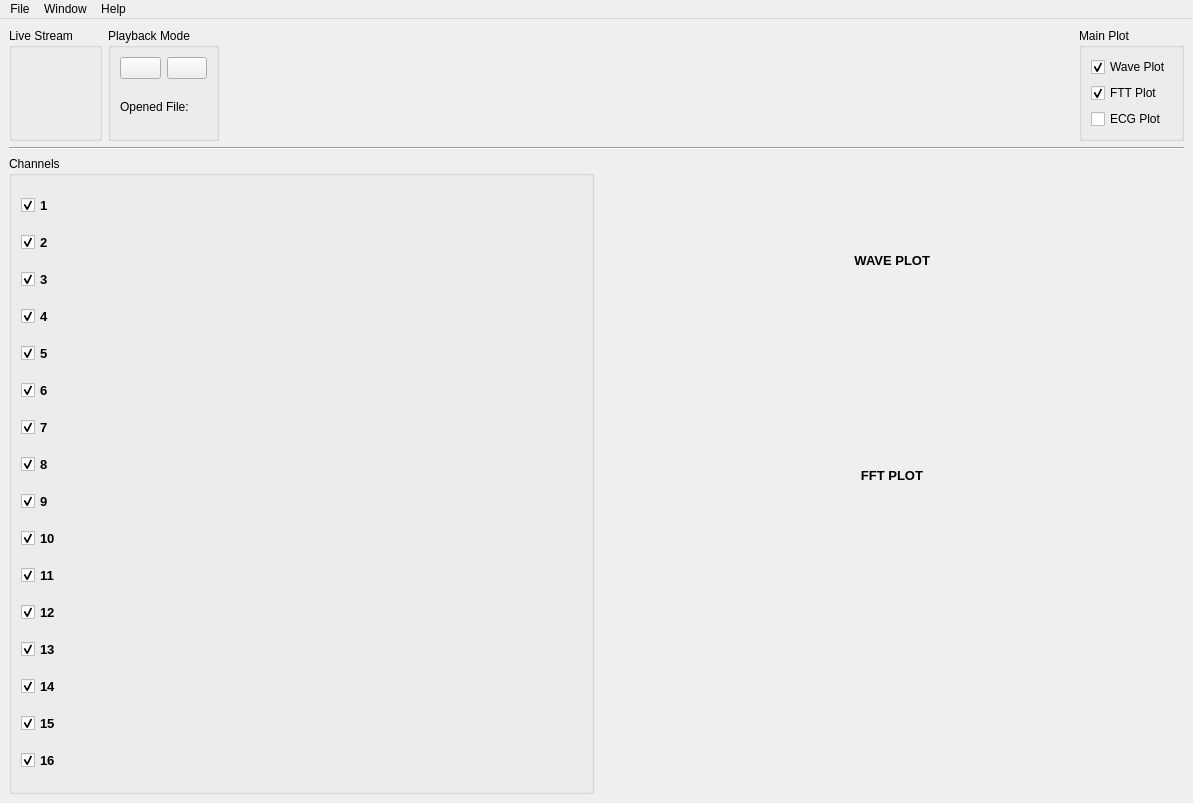
<?xml version="1.0" encoding="UTF-8"?>
<ui version="4.0">
 <class>MainWindow</class>
 <widget class="QMainWindow" name="MainWindow">
  <property name="geometry">
   <rect>
    <x>0</x>
    <y>0</y>
    <width>1193</width>
    <height>803</height>
   </rect>
  </property>
  <property name="windowTitle">
   <string>EEG/ECG Reader [Cyton]</string>
  </property>
  <property name="styleSheet">
   <string notr="true"/>
  </property>
  <widget class="QWidget" name="centralwidget">
   <layout class="QVBoxLayout" name="verticalLayout_2">
    <item>
     <layout class="QHBoxLayout" name="toolbar">
      <item>
       <widget class="QGroupBox" name="groupBox_3">
        <property name="title">
         <string>Live Stream</string>
        </property>
        <layout class="QVBoxLayout" name="verticalLayout_5"/>
       </widget>
      </item>
      <item>
       <widget class="QGroupBox" name="groupBox_4">
        <property name="title">
         <string>Playback Mode</string>
        </property>
        <layout class="QVBoxLayout" name="verticalLayout_7">
         <item>
          <layout class="QHBoxLayout" name="horizontalLayout_6">
           <item>
            <layout class="QVBoxLayout" name="verticalLayout_11">
             <item>
              <layout class="QHBoxLayout" name="horizontalLayout_7">
               <item>
                <widget class="QPushButton" name="playButton">
                 <property name="cursor">
                  <cursorShape>PointingHandCursor</cursorShape>
                 </property>
                 <property name="styleSheet">
                  <string notr="true"/>
                 </property>
                 <property name="text">
                  <string/>
                 </property>
                 <property name="icon">
                  <iconset>
                   <normaloff>../SVG/playButton.svg</normaloff>../SVG/playButton.svg</iconset>
                 </property>
                 <property name="iconSize">
                  <size>
                   <width>30</width>
                   <height>30</height>
                  </size>
                 </property>
                </widget>
               </item>
               <item>
                <widget class="QPushButton" name="pauseButton">
                 <property name="cursor">
                  <cursorShape>PointingHandCursor</cursorShape>
                 </property>
                 <property name="styleSheet">
                  <string notr="true"/>
                 </property>
                 <property name="text">
                  <string/>
                 </property>
                 <property name="icon">
                  <iconset>
                   <normaloff>../SVG/stopButton.svg</normaloff>../SVG/stopButton.svg</iconset>
                 </property>
                 <property name="iconSize">
                  <size>
                   <width>30</width>
                   <height>30</height>
                  </size>
                 </property>
                </widget>
               </item>
              </layout>
             </item>
            </layout>
           </item>
          </layout>
         </item>
         <item>
          <layout class="QHBoxLayout" name="horizontalLayout_8">
           <item>
            <widget class="QLabel" name="label_3">
             <property name="text">
              <string>Opened File: </string>
             </property>
            </widget>
           </item>
           <item>
            <widget class="QLabel" name="openedFileLabel">
             <property name="font">
              <font>
               <weight>75</weight>
               <bold>true</bold>
              </font>
             </property>
             <property name="text">
              <string/>
             </property>
             <property name="alignment">
              <set>Qt::AlignCenter</set>
             </property>
            </widget>
           </item>
          </layout>
         </item>
        </layout>
       </widget>
      </item>
      <item>
       <spacer name="horizontalSpacer">
        <property name="orientation">
         <enum>Qt::Horizontal</enum>
        </property>
        <property name="sizeHint" stdset="0">
         <size>
          <width>40</width>
          <height>20</height>
         </size>
        </property>
       </spacer>
      </item>
      <item>
       <widget class="QGroupBox" name="groupBox">
        <property name="title">
         <string>Main Plot</string>
        </property>
        <layout class="QVBoxLayout" name="verticalLayout_3">
         <item>
          <widget class="QCheckBox" name="wavePlotCheckBox">
           <property name="cursor">
            <cursorShape>PointingHandCursor</cursorShape>
           </property>
           <property name="toolTip">
            <string>Show/Hide Wave Plot</string>
           </property>
           <property name="text">
            <string>Wave Plot</string>
           </property>
           <property name="checked">
            <bool>true</bool>
           </property>
           <property name="tristate">
            <bool>false</bool>
           </property>
          </widget>
         </item>
         <item>
          <widget class="QCheckBox" name="fftPlotCheckBox">
           <property name="cursor">
            <cursorShape>PointingHandCursor</cursorShape>
           </property>
           <property name="toolTip">
            <string>Show/Hide FTT Plot</string>
           </property>
           <property name="text">
            <string>FTT Plot</string>
           </property>
           <property name="checked">
            <bool>true</bool>
           </property>
          </widget>
         </item>
         <item>
          <widget class="QCheckBox" name="ecgPlotCheckBox">
           <property name="cursor">
            <cursorShape>PointingHandCursor</cursorShape>
           </property>
           <property name="toolTip">
            <string>Show/Hide ECG Plot</string>
           </property>
           <property name="text">
            <string>ECG Plot</string>
           </property>
          </widget>
         </item>
        </layout>
       </widget>
      </item>
      <item>
       <layout class="QVBoxLayout" name="verticalLayout"/>
      </item>
     </layout>
    </item>
    <item>
     <widget class="Line" name="line">
      <property name="orientation">
       <enum>Qt::Horizontal</enum>
      </property>
     </widget>
    </item>
    <item>
     <layout class="QHBoxLayout" name="horizontalLayout_5">
      <item>
       <widget class="QGroupBox" name="groupBox_2">
        <property name="font">
         <font>
          <weight>50</weight>
          <bold>false</bold>
         </font>
        </property>
        <property name="styleSheet">
         <string notr="true"/>
        </property>
        <property name="title">
         <string>Channels</string>
        </property>
        <layout class="QHBoxLayout" name="horizontalLayout">
         <item>
          <layout class="QVBoxLayout" name="channelLayout">
           <property name="sizeConstraint">
            <enum>QLayout::SetDefaultConstraint</enum>
           </property>
           <item>
            <widget class="QCheckBox" name="CH1check">
             <property name="font">
              <font>
               <pointsize>10</pointsize>
               <weight>75</weight>
               <bold>true</bold>
              </font>
             </property>
             <property name="cursor">
              <cursorShape>PointingHandCursor</cursorShape>
             </property>
             <property name="styleSheet">
              <string notr="true"/>
             </property>
             <property name="text">
              <string>1</string>
             </property>
             <property name="checked">
              <bool>true</bool>
             </property>
            </widget>
           </item>
           <item>
            <widget class="QCheckBox" name="CH2check">
             <property name="font">
              <font>
               <pointsize>10</pointsize>
               <weight>75</weight>
               <bold>true</bold>
              </font>
             </property>
             <property name="cursor">
              <cursorShape>PointingHandCursor</cursorShape>
             </property>
             <property name="text">
              <string>2</string>
             </property>
             <property name="checked">
              <bool>true</bool>
             </property>
            </widget>
           </item>
           <item>
            <widget class="QCheckBox" name="CH3check">
             <property name="font">
              <font>
               <pointsize>10</pointsize>
               <weight>75</weight>
               <bold>true</bold>
              </font>
             </property>
             <property name="cursor">
              <cursorShape>PointingHandCursor</cursorShape>
             </property>
             <property name="text">
              <string>3</string>
             </property>
             <property name="checked">
              <bool>true</bool>
             </property>
            </widget>
           </item>
           <item>
            <widget class="QCheckBox" name="CH4check">
             <property name="font">
              <font>
               <pointsize>10</pointsize>
               <weight>75</weight>
               <bold>true</bold>
              </font>
             </property>
             <property name="cursor">
              <cursorShape>PointingHandCursor</cursorShape>
             </property>
             <property name="text">
              <string>4</string>
             </property>
             <property name="checked">
              <bool>true</bool>
             </property>
            </widget>
           </item>
           <item>
            <widget class="QCheckBox" name="CH5check">
             <property name="font">
              <font>
               <pointsize>10</pointsize>
               <weight>75</weight>
               <bold>true</bold>
              </font>
             </property>
             <property name="cursor">
              <cursorShape>PointingHandCursor</cursorShape>
             </property>
             <property name="text">
              <string>5</string>
             </property>
             <property name="checked">
              <bool>true</bool>
             </property>
            </widget>
           </item>
           <item>
            <widget class="QCheckBox" name="CH6check">
             <property name="font">
              <font>
               <pointsize>10</pointsize>
               <weight>75</weight>
               <bold>true</bold>
              </font>
             </property>
             <property name="cursor">
              <cursorShape>PointingHandCursor</cursorShape>
             </property>
             <property name="text">
              <string>6</string>
             </property>
             <property name="checked">
              <bool>true</bool>
             </property>
            </widget>
           </item>
           <item>
            <widget class="QCheckBox" name="CH7check">
             <property name="font">
              <font>
               <pointsize>10</pointsize>
               <weight>75</weight>
               <bold>true</bold>
              </font>
             </property>
             <property name="cursor">
              <cursorShape>PointingHandCursor</cursorShape>
             </property>
             <property name="text">
              <string>7</string>
             </property>
             <property name="checked">
              <bool>true</bool>
             </property>
            </widget>
           </item>
           <item>
            <widget class="QCheckBox" name="CH8check">
             <property name="font">
              <font>
               <pointsize>10</pointsize>
               <weight>75</weight>
               <bold>true</bold>
              </font>
             </property>
             <property name="cursor">
              <cursorShape>PointingHandCursor</cursorShape>
             </property>
             <property name="text">
              <string>8</string>
             </property>
             <property name="checked">
              <bool>true</bool>
             </property>
            </widget>
           </item>
           <item>
            <widget class="QCheckBox" name="CH9check">
             <property name="font">
              <font>
               <pointsize>10</pointsize>
               <weight>75</weight>
               <bold>true</bold>
              </font>
             </property>
             <property name="cursor">
              <cursorShape>PointingHandCursor</cursorShape>
             </property>
             <property name="text">
              <string>9</string>
             </property>
             <property name="checked">
              <bool>true</bool>
             </property>
            </widget>
           </item>
           <item>
            <widget class="QCheckBox" name="CH10check">
             <property name="font">
              <font>
               <pointsize>10</pointsize>
               <weight>75</weight>
               <bold>true</bold>
              </font>
             </property>
             <property name="cursor">
              <cursorShape>PointingHandCursor</cursorShape>
             </property>
             <property name="text">
              <string>10</string>
             </property>
             <property name="checked">
              <bool>true</bool>
             </property>
            </widget>
           </item>
           <item>
            <widget class="QCheckBox" name="CH11check">
             <property name="font">
              <font>
               <pointsize>10</pointsize>
               <weight>75</weight>
               <bold>true</bold>
              </font>
             </property>
             <property name="cursor">
              <cursorShape>PointingHandCursor</cursorShape>
             </property>
             <property name="text">
              <string>11</string>
             </property>
             <property name="checked">
              <bool>true</bool>
             </property>
            </widget>
           </item>
           <item>
            <widget class="QCheckBox" name="CH12check">
             <property name="font">
              <font>
               <pointsize>10</pointsize>
               <weight>75</weight>
               <bold>true</bold>
              </font>
             </property>
             <property name="cursor">
              <cursorShape>PointingHandCursor</cursorShape>
             </property>
             <property name="text">
              <string>12</string>
             </property>
             <property name="checked">
              <bool>true</bool>
             </property>
            </widget>
           </item>
           <item>
            <widget class="QCheckBox" name="CH13check">
             <property name="font">
              <font>
               <pointsize>10</pointsize>
               <weight>75</weight>
               <bold>true</bold>
              </font>
             </property>
             <property name="cursor">
              <cursorShape>PointingHandCursor</cursorShape>
             </property>
             <property name="text">
              <string>13</string>
             </property>
             <property name="checked">
              <bool>true</bool>
             </property>
            </widget>
           </item>
           <item>
            <widget class="QCheckBox" name="CH14check">
             <property name="font">
              <font>
               <pointsize>10</pointsize>
               <weight>75</weight>
               <bold>true</bold>
              </font>
             </property>
             <property name="cursor">
              <cursorShape>PointingHandCursor</cursorShape>
             </property>
             <property name="text">
              <string>14</string>
             </property>
             <property name="checked">
              <bool>true</bool>
             </property>
            </widget>
           </item>
           <item>
            <widget class="QCheckBox" name="CH15check">
             <property name="font">
              <font>
               <pointsize>10</pointsize>
               <weight>75</weight>
               <bold>true</bold>
              </font>
             </property>
             <property name="cursor">
              <cursorShape>PointingHandCursor</cursorShape>
             </property>
             <property name="text">
              <string>15</string>
             </property>
             <property name="checked">
              <bool>true</bool>
             </property>
            </widget>
           </item>
           <item>
            <widget class="QCheckBox" name="CH16check">
             <property name="font">
              <font>
               <pointsize>10</pointsize>
               <weight>75</weight>
               <bold>true</bold>
              </font>
             </property>
             <property name="cursor">
              <cursorShape>PointingHandCursor</cursorShape>
             </property>
             <property name="text">
              <string>16</string>
             </property>
             <property name="checked">
              <bool>true</bool>
             </property>
            </widget>
           </item>
          </layout>
         </item>
         <item>
          <layout class="QVBoxLayout" name="verticalLayout_4"/>
         </item>
        </layout>
       </widget>
      </item>
      <item>
       <layout class="QVBoxLayout" name="singleWaveLayout">
        <item>
         <widget class="QWidget" name="waveMainContainer" native="true">
          <layout class="QHBoxLayout" name="horizontalLayout_2">
           <item>
            <layout class="QVBoxLayout" name="verticalLayout_6">
             <item>
              <widget class="QLabel" name="label">
               <property name="font">
                <font>
                 <pointsize>10</pointsize>
                 <weight>75</weight>
                 <bold>true</bold>
                </font>
               </property>
               <property name="text">
                <string>WAVE PLOT</string>
               </property>
               <property name="alignment">
                <set>Qt::AlignRight|Qt::AlignTrailing|Qt::AlignVCenter</set>
               </property>
              </widget>
             </item>
             <item>
              <layout class="QHBoxLayout" name="waveContainer"/>
             </item>
            </layout>
           </item>
          </layout>
         </widget>
        </item>
        <item>
         <widget class="QWidget" name="fftMainContainer" native="true">
          <layout class="QHBoxLayout" name="horizontalLayout_3">
           <item>
            <layout class="QVBoxLayout" name="verticalLayout_8">
             <item>
              <widget class="QLabel" name="label_2">
               <property name="font">
                <font>
                 <pointsize>10</pointsize>
                 <weight>75</weight>
                 <bold>true</bold>
                </font>
               </property>
               <property name="text">
                <string>FFT PLOT</string>
               </property>
               <property name="alignment">
                <set>Qt::AlignRight|Qt::AlignTrailing|Qt::AlignVCenter</set>
               </property>
              </widget>
             </item>
             <item>
              <layout class="QHBoxLayout" name="fftContainer"/>
             </item>
            </layout>
           </item>
          </layout>
         </widget>
        </item>
        <item>
         <widget class="QWidget" name="ecgMainContainer" native="true">
          <layout class="QHBoxLayout" name="horizontalLayout_4">
           <item>
            <layout class="QHBoxLayout" name="ecgContainer"/>
           </item>
          </layout>
         </widget>
        </item>
       </layout>
      </item>
     </layout>
    </item>
   </layout>
  </widget>
  <widget class="QMenuBar" name="menubar">
   <property name="geometry">
    <rect>
     <x>0</x>
     <y>0</y>
     <width>1193</width>
     <height>21</height>
    </rect>
   </property>
   <widget class="QMenu" name="menuFile">
    <property name="title">
     <string>File</string>
    </property>
    <addaction name="actionOpen_File"/>
    <addaction name="separator"/>
    <addaction name="actionQuit"/>
   </widget>
   <widget class="QMenu" name="menuWindow">
    <property name="title">
     <string>Window</string>
    </property>
    <widget class="QMenu" name="menuMode">
     <property name="title">
      <string>Mode</string>
     </property>
     <addaction name="actionDark"/>
     <addaction name="actionLight"/>
    </widget>
    <addaction name="actionFullscreen"/>
    <addaction name="actionNormal_Screen"/>
    <addaction name="menuMode"/>
   </widget>
   <widget class="QMenu" name="menuHelp">
    <property name="title">
     <string>Help</string>
    </property>
    <addaction name="separator"/>
    <addaction name="actionAboutDialog"/>
   </widget>
   <addaction name="menuFile"/>
   <addaction name="menuWindow"/>
   <addaction name="menuHelp"/>
  </widget>
  <action name="actionOpen_File">
   <property name="text">
    <string>Open File</string>
   </property>
  </action>
  <action name="action1x1">
   <property name="text">
    <string>1x3</string>
   </property>
  </action>
  <action name="action2x3">
   <property name="text">
    <string>2x3</string>
   </property>
  </action>
  <action name="action3x3">
   <property name="text">
    <string>3x3</string>
   </property>
  </action>
  <action name="actionFullscreen">
   <property name="text">
    <string>Fullscreen</string>
   </property>
  </action>
  <action name="actionHTML_Documentation">
   <property name="text">
    <string>HTML Documentation</string>
   </property>
  </action>
  <action name="actionDark">
   <property name="text">
    <string>Dark</string>
   </property>
  </action>
  <action name="actionLight">
   <property name="text">
    <string>Light</string>
   </property>
  </action>
  <action name="actionAboutDialog">
   <property name="text">
    <string>About on EEG/ECG Reader [Cyton]</string>
   </property>
  </action>
  <action name="actionQuit">
   <property name="text">
    <string>Quit</string>
   </property>
  </action>
  <action name="actionNormal_Screen">
   <property name="enabled">
    <bool>true</bool>
   </property>
   <property name="text">
    <string>Normal Screen</string>
   </property>
  </action>
 </widget>
 <resources/>
 <connections>
  <connection>
   <sender>actionQuit</sender>
   <signal>triggered()</signal>
   <receiver>MainWindow</receiver>
   <slot>close()</slot>
   <hints>
    <hint type="sourcelabel">
     <x>-1</x>
     <y>-1</y>
    </hint>
    <hint type="destinationlabel">
     <x>363</x>
     <y>390</y>
    </hint>
   </hints>
  </connection>
  <connection>
   <sender>actionFullscreen</sender>
   <signal>triggered()</signal>
   <receiver>MainWindow</receiver>
   <slot>showFullScreen()</slot>
   <hints>
    <hint type="sourcelabel">
     <x>-1</x>
     <y>-1</y>
    </hint>
    <hint type="destinationlabel">
     <x>363</x>
     <y>390</y>
    </hint>
   </hints>
  </connection>
  <connection>
   <sender>wavePlotCheckBox</sender>
   <signal>stateChanged(int)</signal>
   <receiver>MainWindow</receiver>
   <slot>show_hide_wave()</slot>
   <hints>
    <hint type="sourcelabel">
     <x>1164</x>
     <y>121</y>
    </hint>
    <hint type="destinationlabel">
     <x>866</x>
     <y>89</y>
    </hint>
   </hints>
  </connection>
  <connection>
   <sender>fftPlotCheckBox</sender>
   <signal>stateChanged(int)</signal>
   <receiver>MainWindow</receiver>
   <slot>show_hide_fft()</slot>
   <hints>
    <hint type="sourcelabel">
     <x>1164</x>
     <y>195</y>
    </hint>
    <hint type="destinationlabel">
     <x>797</x>
     <y>126</y>
    </hint>
   </hints>
  </connection>
  <connection>
   <sender>actionNormal_Screen</sender>
   <signal>triggered()</signal>
   <receiver>MainWindow</receiver>
   <slot>showNormal()</slot>
   <hints>
    <hint type="sourcelabel">
     <x>-1</x>
     <y>-1</y>
    </hint>
    <hint type="destinationlabel">
     <x>499</x>
     <y>295</y>
    </hint>
   </hints>
  </connection>
  <connection>
   <sender>actionAboutDialog</sender>
   <signal>triggered()</signal>
   <receiver>MainWindow</receiver>
   <slot>showAbout()</slot>
   <hints>
    <hint type="sourcelabel">
     <x>-1</x>
     <y>-1</y>
    </hint>
    <hint type="destinationlabel">
     <x>472</x>
     <y>289</y>
    </hint>
   </hints>
  </connection>
  <connection>
   <sender>actionLight</sender>
   <signal>triggered()</signal>
   <receiver>MainWindow</receiver>
   <slot>lightMode()</slot>
   <hints>
    <hint type="sourcelabel">
     <x>-1</x>
     <y>-1</y>
    </hint>
    <hint type="destinationlabel">
     <x>596</x>
     <y>401</y>
    </hint>
   </hints>
  </connection>
  <connection>
   <sender>actionDark</sender>
   <signal>triggered()</signal>
   <receiver>MainWindow</receiver>
   <slot>darkMode()</slot>
   <hints>
    <hint type="sourcelabel">
     <x>-1</x>
     <y>-1</y>
    </hint>
    <hint type="destinationlabel">
     <x>596</x>
     <y>401</y>
    </hint>
   </hints>
  </connection>
  <connection>
   <sender>actionOpen_File</sender>
   <signal>triggered()</signal>
   <receiver>MainWindow</receiver>
   <slot>showFileManager()</slot>
   <hints>
    <hint type="sourcelabel">
     <x>-1</x>
     <y>-1</y>
    </hint>
    <hint type="destinationlabel">
     <x>596</x>
     <y>401</y>
    </hint>
   </hints>
  </connection>
  <connection>
   <sender>playButton</sender>
   <signal>clicked()</signal>
   <receiver>MainWindow</receiver>
   <slot>start()</slot>
   <hints>
    <hint type="sourcelabel">
     <x>125</x>
     <y>185</y>
    </hint>
    <hint type="destinationlabel">
     <x>266</x>
     <y>205</y>
    </hint>
   </hints>
  </connection>
  <connection>
   <sender>pauseButton</sender>
   <signal>clicked()</signal>
   <receiver>MainWindow</receiver>
   <slot>stopLoop()</slot>
   <hints>
    <hint type="sourcelabel">
     <x>156</x>
     <y>183</y>
    </hint>
    <hint type="destinationlabel">
     <x>319</x>
     <y>191</y>
    </hint>
   </hints>
  </connection>
 </connections>
 <slots>
  <slot>show_hide_wave()</slot>
  <slot>show_hide_fft()</slot>
  <slot>showAbout()</slot>
  <slot>lightMode()</slot>
  <slot>darkMode()</slot>
  <slot>showFileManager()</slot>
  <slot>start()</slot>
  <slot>stopLoop()</slot>
 </slots>
</ui>
